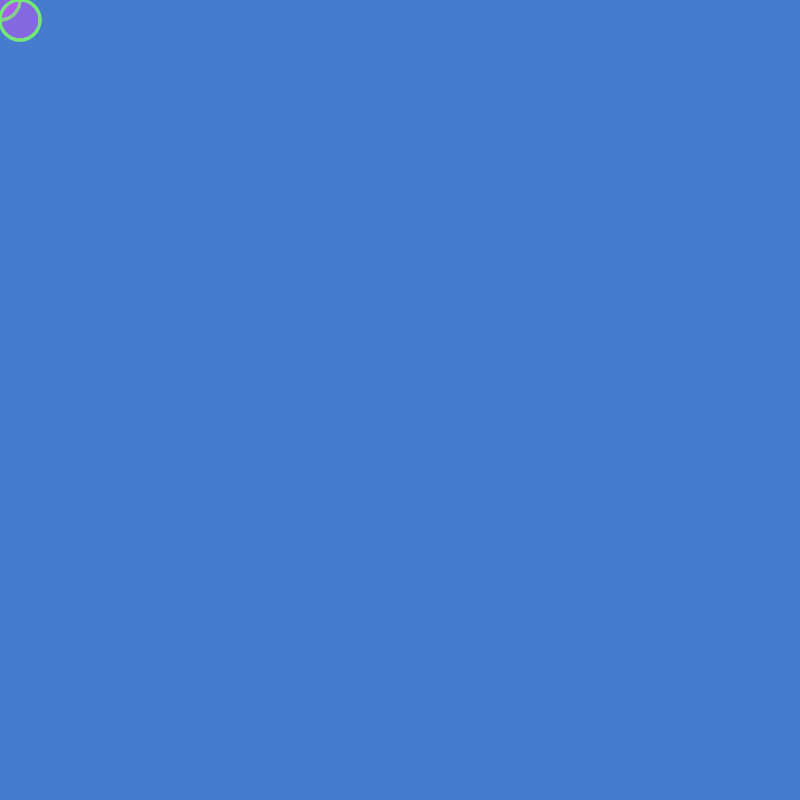
Frame 1 (no input)
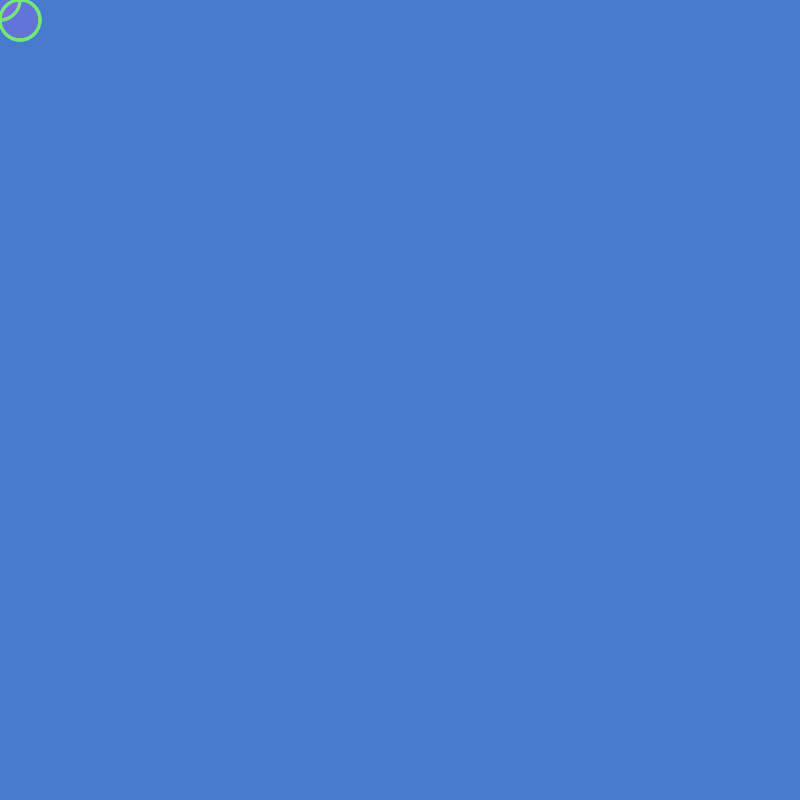
Frame 60 (no input)
Frame 120 (the mouse pressed at the canvas centre since frame 60): identical to frame 1, image omitted

The p5.js sketch that drew these frames (run headless with seeded random() and noise() and a simulated clock; from frame 60 on, the mouse is pressed at the canvas centre):

// p5.js sketch
// ── sketch.js
var num = 0;
var colour = 0;
var ring = 0;
var xPos = 0;
var yPos = 0;
var w = 0;
var acceleration = 0;
var v = 0;
var oldX = 0;
var oldY = 0;

var thex, they;
var a; //angle

var liteB, melon, medBlu, pink, orange, mustard, ring;
var clrs = [];

function setup() {

  //createCanvas(displayWidth, displayHeight);
  createCanvas(800, 800);
  //colour = color(87, 199, 232);
  num = 3;
  xPos = 0;
  xPos = 0;
  w = 40;

  acceleration = random(1) / 5;
  velocity = random(5, 10);
  a = random(0, TWO_PI);

  liteBlu = color(87, 199, 232);
  melon = color(232, 141, 103, random(10, 50));
  pink = color(220, 82, 245);
  mustard = color(209, 191, 91);
  ring = color(114, 232, 120);
  medBlu = color(70, 123, 206);

  clrs = [liteBlu, melon, pink, mustard, ring];
  background(medBlu);
  //initialize();
}

function draw() {
  background(medBlu); // medBlue
  //update the opacity
  var r = random(10, 50)
  clrs[2] = color(220, 82, 245, r);
  
  //change variables tied with movement
  // randMove();
  //drunkAttract();
  reflect();
  
  
  //push();
    //translate(width/2, height/2);
    display(clrs[2], clrs[4]);
  //pop();

/*
  for (var i = 0; i < 5; i++) {
    push();
    translate(random(80, 200), random(80, 200));
    // now display the items after updating movement variables
    display(clrs[i], clrs[4]);
    pop();
  }
  */
  

}

function reflect(){
   // polar to cartesian transformation:
  xPos = xPos+v*cos(a);
  yPos = yPos+v*sin(a);
  
  if(xPos>width) a = PI - a;
  if(xPos<0) a = PI - a;
  if(yPos>height) a = TWO_PI - a;
  if(yPos<0) a = TWO_PI - a;
  
}

function drunkAttract() {

  // drunk, brownian motion
  var dx = mouseX - xPos;
  var dy = mouseY - yPos;

  xPos = xPos + random(0, 0.2) * dx + random(-10, 10);
  yPos = yPos + random(0, 0.2) * dy + random(-10, 10);


}

function randMove() {
  // scooting around
  xPos = oldX + random(-20, 20);
  yPos = oldY + random(-20, 20);

  //store new values for next go:
  oldX = xPos;
  oldY = yPos;

  // checking the boundaries
  checkB_randMove();
}

function checkB_randMove() {
  // checking the boundaries
  if (xPos > width) oldX = 0;
  if (xPos < 0) oldX = width;
  if (yPos > height) oldY = 0;
  if (yPos < 0) oldY = height;
}

function display(clr_1, clr_2) { //display(x_, y_, clr1, clr2){
  //xPos = x_;
  //yPos = y_;
  // draw the shape
  strokeWeight(3);
  stroke(clr_2);
  fill(clr_1);
  for (var i = 0; i < num; i++) {

    ellipse(xPos, yPos, w, w);
    //ellipse(200, 200, 10, 10);
    ellipse(xPos + (w * .5), yPos + (w * .5), w, w);
    ellipse(xPos + (w * .5), yPos - (w * .5), w, w);

  }
}

function keyReleased(){
  initialize();
}

function initialize(){
  xLoc = random(0, width);
  yLoc = random(0, height);
  v = random(5, 20); // random velocity
  a = random(0, TWO_PI); // random angle
}


function keyPressed() {
  background(0);
  xPos = random(width);
  yPos = random(height);
}
